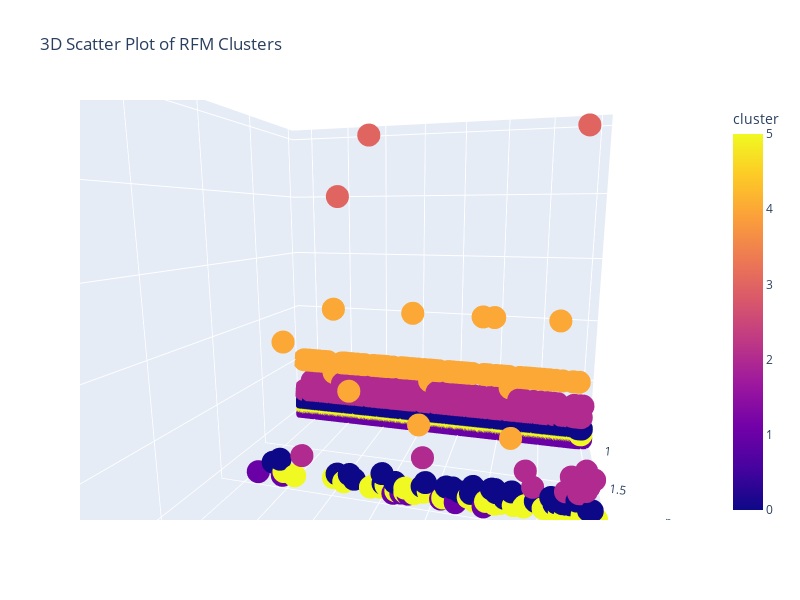

The cell this chart's notebook holds for it:
### Code cell
#Ploting the clusters
fig = px.scatter_3d(cluster_rfm, x='recency', y='frequency', z='monetary', color='cluster',
                    title='3D Scatter Plot of RFM Clusters')
# Increase the figure size
fig.update_layout(width=800, height=600) 
fig.show()

### Figure 1 — Plotly figure (JSON) as saved in the notebook; plotly's stock layout.template omitted (floating-point values rounded to 4 significant figures; data arrays with more than 128 entries replaced by an {"elided": "..."} marker saying what was removed)
{"data": [{"hovertemplate": "recency=%{x}<br>frequency=%{y}<br>monetary=%{z}<br>cluster=%{marker.color}<extra></extra>", "legendgroup": "", "marker": {"color": {"elided": "13390 int values"}, "coloraxis": "coloraxis", "symbol": "circle"}, "mode": "markers", "name": "", "scene": "scene", "showlegend": false, "type": "scatter3d", "x": {"elided": "13390 int values"}, "y": {"elided": "13390 int values"}, "z": {"elided": "13390 int values"}}], "layout": {"coloraxis": {"colorbar": {"title": {"text": "cluster"}}, "colorscale": [[0, "#0d0887"], [0.1111, "#46039f"], [0.2222, "#7201a8"], [0.3333, "#9c179e"], [0.4444, "#bd3786"], [0.5556, "#d8576b"], [0.6667, "#ed7953"], [0.7778, "#fb9f3a"], [0.8889, "#fdca26"], [1, "#f0f921"]]}, "height": 600, "legend": {"tracegroupgap": 0}, "scene": {"aspectmode": "auto", "aspectratio": {"x": 1, "y": 1, "z": 1}, "camera": {"center": {"x": 0, "y": 0, "z": 0}, "eye": {"x": -0.3171, "y": 1.123, "z": 0.2125}, "projection": {"type": "perspective"}, "up": {"x": 0, "y": 0, "z": 1}}, "domain": {"x": [0, 1], "y": [0, 1]}, "xaxis": {"title": {"text": "recency"}, "type": "linear"}, "yaxis": {"title": {"text": "frequency"}, "type": "linear"}, "zaxis": {"title": {"text": "monetary"}, "type": "linear"}}, "title": {"text": "3D Scatter Plot of RFM Clusters"}, "width": 800}}
